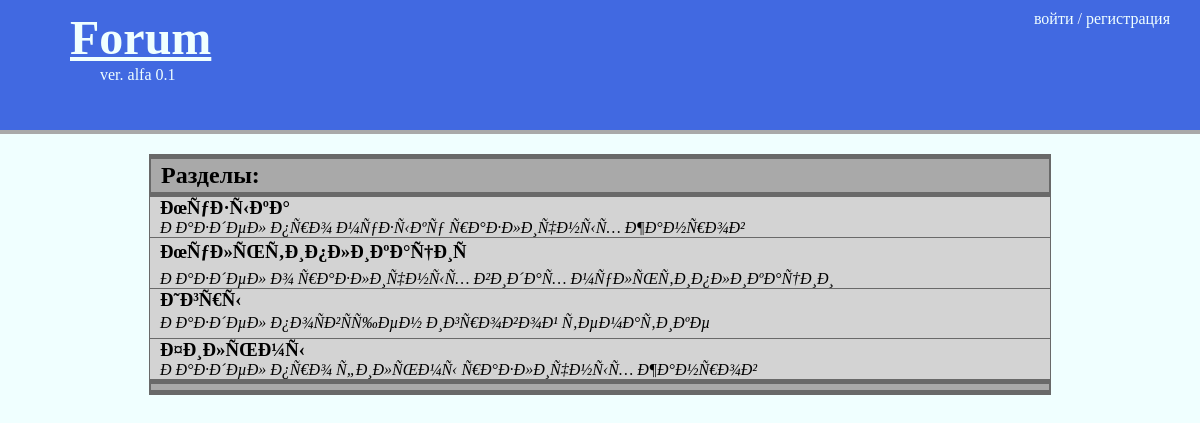
The page / on the database its author committed.
### tables this page shows
CREATE TABLE `razdel` (
  `ID_Razdel` int(11) NOT NULL,
  `Nazvanie` varchar(50) NOT NULL,
  `Opisanie` text NOT NULL
);

### index.php (the view, shortened to what this page needs)
<?php
$con=mysqli_connect("localhost","root","","f");
$queryString="SELECT `enabl` FROM `tech`";
$query=mysqli_query($con,$queryString);
$tech=mysqli_fetch_assoc($query);
$sost=$tech['enabl'];
    if(!isset($prov)){
  ?>
<!DOCTYPE HTML>
<html>
<head>
</head>
<body>
    <header>
            <div class="hleft">
                <a href="index.php"><h1>Forum</h1>
                <span>ver. alfa 0.1</span></a>
            </div>
            <div class="hright">
                <?php
                    if(isset($_SESSION['name'])){
                        echo $_SESSION['name']." / <a href='unset.php'>выход</a>";
                        if($_SESSION['priv']==1){
                            echo "<br><a href='users.php'>Пользователи</a><br><a href='tech.php'>Включение технических работ</a> ($sost)";
                        }
                        if($_SESSION['priv']==2){
                            echo "<br>Модератор тем: <br>";
                            $ModerId=$_SESSION['id'];
                            $queryString="SELECT `themes`.`Nazvanie` FROM `moder` JOIN `themes` ON `moder`.`ID_thema`=`themes`.`ID_Thema` and `moder`.`ID_user`= '$ModerId'";
                            $query=mysqli_query($con,$queryString);
                            while($zap=mysqli_fetch_assoc($query)){
                                echo $zap['Nazvanie']."<br>";
                            }
                        }
                    }
                    else{
                        echo "<a href=\"auth.php\">войти</a> / <a href=\"reg.php\">регистрация</a>";
                    }
                ?>
            </div>
    </header>
    <section class="container">
        <div class="themeborder">
            <h2>Разделы:</h2>
        </div>
        <div class="themes">
            <?php
                $queryString="SELECT `Nazvanie`, `Opisanie` FROM `razdel`";
                $query=mysqli_query($con,$queryString);
                while ($zap=mysqli_fetch_assoc($query)){
                    $razdName=$zap['Nazvanie'];
            ?>
            <div class="thema">
                <a href=<?php echo "themes.php?razd=$razdName"; ?>>
                <h3><?php echo $razdName ?></h3>
                <p><?php echo $zap['Opisanie'] ?></p>
                </a>
            </div>
            <?php }?>
        </div>
        <div class="themeborder">
        </div>
    </section>
</body>
</html>
<?php }else{
        echo "Технические работы <br>";
        echo "<a href=\"auth.php\">Попробуйте авторизоваться</a>";
    }
?>

### index.php (style rules this page uses)
body { padding: 0; margin: 0; background-color: azure; }
header { background-color: royalblue; height: 130px; display: flex; flex-direction: row; align-content: space-between; color: aliceblue; border-bottom:4px solid darkgray; margin-bottom:20px; }
.hleft { padding-left:40px ; }
.hleft a,.hright a { text-decoration: none; color: azure; }
.hleft a h1 { margin-left: 30px; text-decoration: underline; margin-bottom:1px ; font-size: 3em; margin-top: 10px; }
.hleft a span { margin-left:60px ; }
.hright { margin-top: 10px; margin-right: 30px; margin-left: auto; }
.container { margin: 0 auto; width: 75%; border-left:1.5px solid dimgrey; border-right:1.5px solid dimgrey; margin-bottom: 30px; }
.themeborder { border:1.5px solid dimgrey; border-top:5px solid dimgrey; border-bottom:5px solid dimgrey; padding: 3px; padding-left: 10px; background: darkgray; }
.themeborder h2 { margin:0; }
.themes { display: flex; flex-direction: column-reverse; }
.thema { padding-left: 10px; background: lightgray; border-bottom: 1px solid dimgrey; }
.thema:first-child { border-bottom: 0px solid dimgrey; }
.thema h3 { margin: 0; }
.thema p { margin: 0; font-style: italic; }
.thema a { text-decoration: none; color: black; }

### rows shown on the page
razdel: Nazvanie "Ð¤Ð¸Ð»ÑŒÐ¼Ñ‹", Opisanie "Ð Ð°Ð·Ð´ÐµÐ» Ð¿Ñ€Ð¾ Ñ„Ð¸Ð»ÑŒÐ¼Ñ‹ Ñ€Ð°Ð·Ð»Ð¸Ñ‡Ð½Ñ‹Ñ… Ð¶Ð°Ð½Ñ€Ð¾Ð²"
razdel: Nazvanie "Ð˜Ð³Ñ€Ñ‹", Opisanie "Ð Ð°Ð·Ð´ÐµÐ» Ð¿Ð¾ÑÐ²ÑÑ‰ÐµÐ½ Ð¸Ð³Ñ€Ð¾Ð²Ð¾Ð¹ Ñ‚ÐµÐ¼Ð°Ñ‚Ð¸ÐºÐµ"
razdel: Nazvanie "ÐœÑƒÐ»ÑŒÑ‚Ð¸Ð¿Ð»Ð¸ÐºÐ°Ñ†Ð¸Ñ", Opisanie "Ð Ð°Ð·Ð´ÐµÐ» Ð¾ Ñ€Ð°Ð·Ð»Ð¸Ñ‡Ð½Ñ‹Ñ… Ð²Ð¸Ð´Ð°Ñ… Ð¼ÑƒÐ»ÑŒÑ‚Ð¸Ð¿Ð»Ð¸ÐºÐ°Ñ†Ð¸Ð¸"
razdel: Nazvanie "ÐœÑƒÐ·Ñ‹ÐºÐ°", Opisanie "Ð Ð°Ð·Ð´ÐµÐ» Ð¿Ñ€Ð¾ Ð¼ÑƒÐ·Ñ‹ÐºÑƒ Ñ€Ð°Ð·Ð»Ð¸Ñ‡Ð½Ñ‹Ñ… Ð¶Ð°Ð½Ñ€Ð¾Ð²"
